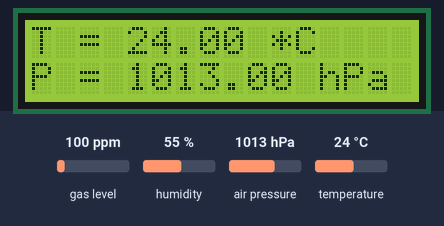
A sketch run on a simulated Arduino Mega 2560, built with avr-gcc and run on an emulated ATmega2560. Shown: 16×2 character LCD. Inputs (shaded band) come from the test bench; at power-on: air pressure 1013 hPa, temperature 24 °C, gas level 100 ppm, humidity 55 %. What the sketch prints to the serial monitor is not drawn.

Above: at 1.2 s.
1.3 s: air pressure set to 952 hPa
At 2.5 s:
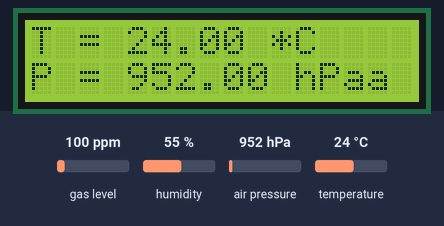
2.9 s: air pressure set to 1000 hPa
At 3.4 s:
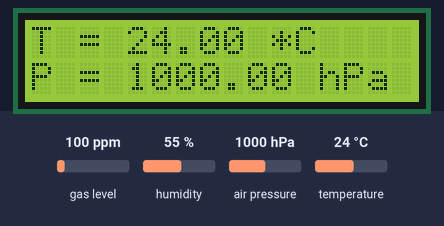
4.4 s: temperature set to 12 °C
At 5.0 s:
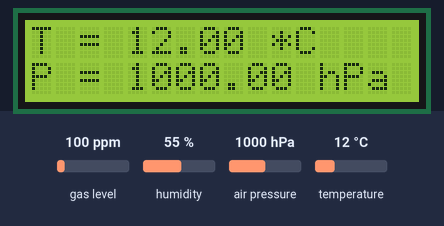
6.1 s: air pressure set to 975 hPa
At 6.8 s:
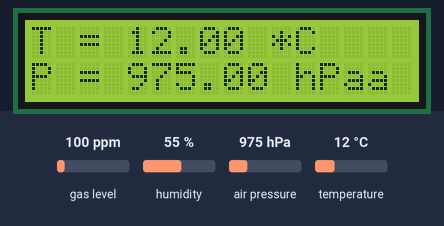
7.7 s: air pressure set to 1025 hPa
At 9.0 s:
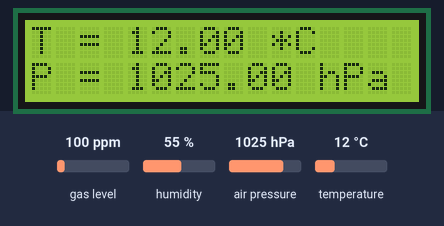
Timing chart, 0 to 10.2 s (numbered marks = the images above; inputs shaded):
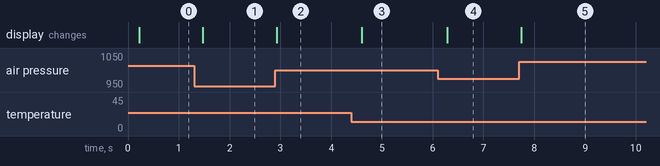

Measured:
- after the input at 1.3 s, the display: changes after 0.17 s (image 1)
- after the input at 2.9 s, the display: changes at once (image 2)
- after the input at 4.4 s, the display: changes after 0.20 s (image 3)
- after the input at 6.1 s, the display: changes after 0.19 s (image 4)
- after the input at 7.7 s, the display: changes after 0.05 s (image 5)

The sketch:

phys371_hw1_yuqing.ino
```cpp
/*
Please provide us with the following information:

  your name: Yuqing Zhai

  which homeork assignment/problem this code is for: Homework 1

  today's date: Sep. 1st 2022

  name of this file: phys371_hw1_yuqing

  goal/purpose of this program: read the data from the bme680, and display them on LCD

  approximate time spent on this assignment/problem: 7 hours

  students with whom you worked while developing this code: N/A

  references you used in developing your code:
    Example > Adafruit BME680 Library > bme680test
    Arduino Documentation : https://docs.arduino.cc/learn/electronics/lcd-displays
*/

//////////////////////////////////////////////////////////////////////////////////////

// global variables (which are known to all functions) can go here.
// headers included
#include <SPI.h>
#include <Wire.h>
#include <LiquidCrystal.h>
#include <Adafruit_Sensor.h>
#include "Adafruit_BME680.h"

// macros for bme680 pins
#define BME_SCK 13
#define BME_MISO 12
#define BME_MOSI 11
#define BME_CS 10
#define SEALEVELPRESSURE_HPA (1013.25)

// initialize bme object
Adafruit_BME680 bme;

// initialize lcd object
// RS, EN, D4, D5, D6, D7 pin respectively
LiquidCrystal lcd(12, 11, 36, 34, 32, 30);

//////////////////////////////////////////////////////////////////////////////////////

void setup()
{
  // this function is executed once, immediately upon initiation of the program.
  Serial.begin(9600);
  while (!Serial);
  Serial.println(F("BME680 test"));

  if (!bme.begin()) {
    Serial.println("Could not find a valid BME680 sensor, check wiring!");
    while (1);
  }

  // Set up oversampling and filter initialization
  bme.setTemperatureOversampling(BME680_OS_8X);
  bme.setHumidityOversampling(BME680_OS_2X);
  bme.setPressureOversampling(BME680_OS_4X);
  bme.setIIRFilterSize(BME680_FILTER_SIZE_3);
  bme.setGasHeater(320, 150); // 320*C for 150 ms

  // initialize lcd
  lcd.begin(16, 2);
}

//////////////////////////////////////////////////////////////////////////////////////

void loop()
{
  // this function is executed repeatedly.
  if (! bme.performReading()) {
    Serial.println("Failed to perform reading :(");
    return;
  }

  // NOTE: since the lcd only contain 16 * 2 = 32 character display,
  // it's hard to display all information at once
  // a possible solution is to use lcd.autoscroll() function to
  // to achieve the display of all information via scrolling.
  // but since auto scrolling could only scroll the information at a
  // speed of 500ms per tile, it results in the information
  // from bme680 only update once in 5 - 10 seconds,
  // so eventualy, the solution is to only display two informations on
  // the lcd board, leaving other informations only print out on the
  // serials. If you want to change the informations print on the lcd,
  // uncomment some line accordingly.

  Serial.print("Temperature = ");
  Serial.print(bme.temperature);
  Serial.println(" *C");

  lcd.setCursor(0, 0);
  lcd.print("T = ");
  lcd.print(bme.temperature);
  lcd.print(" *C");

  Serial.print("Pressure = ");
  Serial.print(bme.pressure / 100.0);
  Serial.println(" hPa");

  lcd.setCursor(0, 1);
  lcd.print("P = ");
  lcd.print(bme.pressure / 100.0);
  lcd.print(" hPa");

  Serial.print("Humidity = ");
  Serial.print(bme.humidity);
  Serial.println(" %");

//  lcd.setCursor(0, 0);
//  lcd.print("Humidity= ");
//  lcd.print(bme.humidity);
//  lcd.print("%");

  Serial.print("Gas = ");
  Serial.print(bme.gas_resistance / 1000.0);
  Serial.println(" KOhms");

//  lcd.setCursor(0, 1);
//  lcd.print("Gas=");
//  lcd.print(bme.gas_resistance / 1000.0);
//  lcd.print("KOhms");

  Serial.print("Approx. Altitude = ");
  Serial.print(bme.readAltitude(SEALEVELPRESSURE_HPA));
  Serial.println(" m");

//  lcd.setCursor(0, 0);
//  lcd.print("Altitude=");
//  lcd.print(bme.readAltitude(SEALEVELPRESSURE_HPA));
//  lcd.print("m");

  Serial.println();
}

//////////////////////////////////////////////////////////////////////////////////////

// other functions can go here.

//////////////////////////////////////////////////////////////////////////////////////
```
